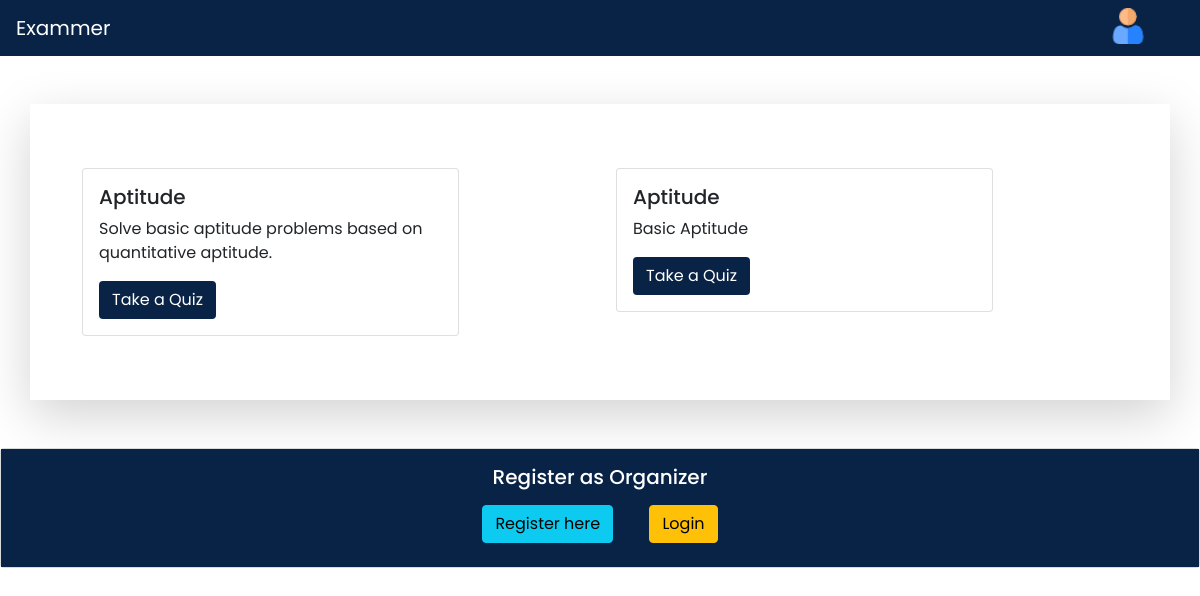
The app's page / (signed in), older data.
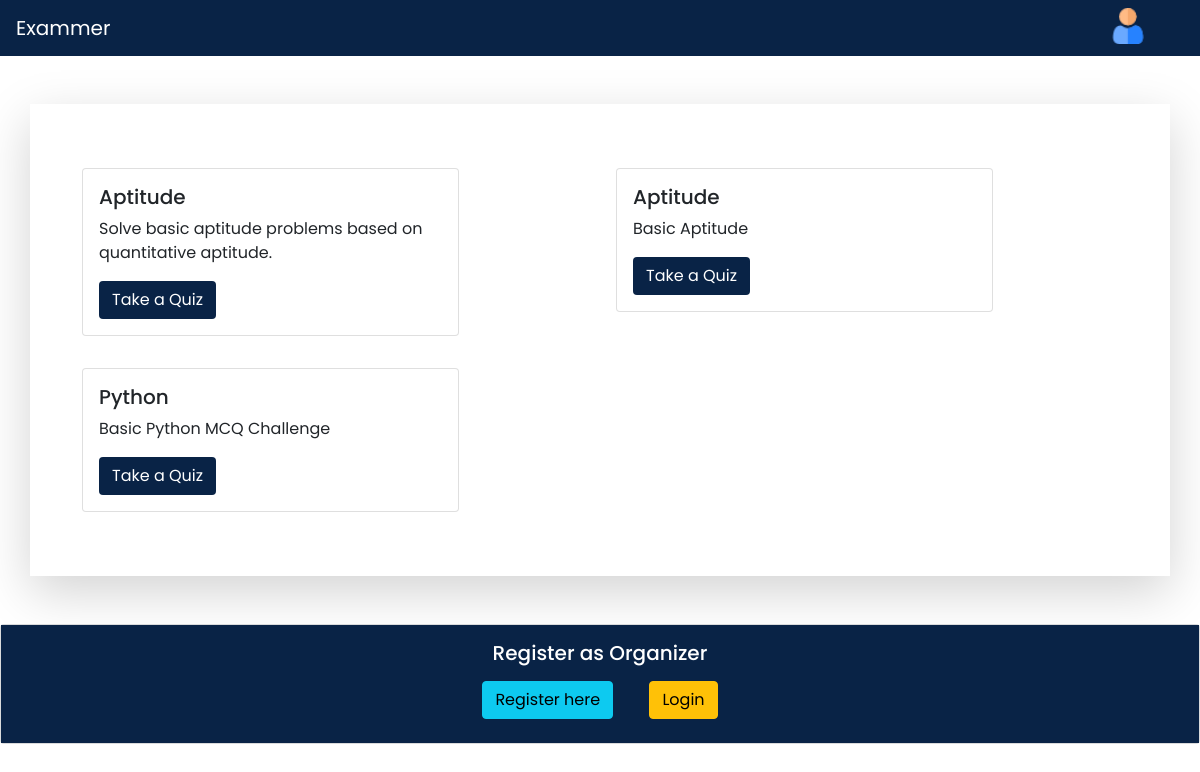
The same page, newer data.
### quizapp/models.py (models this page shows, shortened)
class Test(models.Model):
    external_id = models.UUIDField(default=uuid.uuid4, editable=False, unique=True)
    user = models.ForeignKey(User, on_delete=models.CASCADE)
    category = models.CharField(max_length=200)
    description = models.CharField(max_length=200)
    active = models.BooleanField(default=True)
    test_time = models.CharField(max_length=3, default=None)

### quizapp/views.py (the view)
# urls.py: 2. Add a URL to urlpatterns:  path('', views.home, name='home')
def home(request):
    try:
        username = request.user
        user = User.objects.get(username=username)
        profile = Profile.objects.get(user=user)
    except:
        profile = None
    tests = Test.objects.all()
    context = {'tests':tests, 'profile': profile}
    return render(request,'index.html', context)

### quizapp/templates/index.html (shortened to what this page needs)
{% load static %}
<!doctype html>
<html lang="en">
<head>
    <link rel="stylesheet" href="https://stackpath.bootstrapcdn.com/bootstrap/4.3.1/css/bootstrap.min.css"
>
</head>
<body>
    {% include "quizapp/header.html" %}
    <div class="container border-rounded mt-5 p-5 shadow shadow-lg">
        <div class="row">
            {% for test in tests %}
            <div class="col-sm-6 p-3">
                <div class="card w-75">
                    <div class="card-body">
                        <h5 class="card-title">{{test.category}}</h5>
                        <p class="card-text">{{test.description}}</p>
                        <a href="{% url 'register' category=test.category %}" class="btn text-white"
                            style="background: #092346;">Take a Quiz</a>
                    </div>
                </div>
            </div>
            {% endfor %}
        </div>
    </div>
    <div class="card mt-5 bg-light m" style="width: 100%;background-color: #092346;">
        <div class="card-body" style="background-color: #092346;color:white">
            <center>
            <h5 class="card-title">Register as Organizer</h5>
            <a href="{% url 'organizer_registration' %}" class="card-link"><button type="button" class="btn btn-info m-2">Register here</button></a>
            <a href="{% url 'organizer_login' %}" class="card-link"><button type="button" class="btn btn-warning m-2">Login</button> </a></center>
        </div>
    </div>
</body>
</html>

Row changes from the older to the newer data that the page shows:
added Test: category "Python", description "Basic Python MCQ Challenge"
